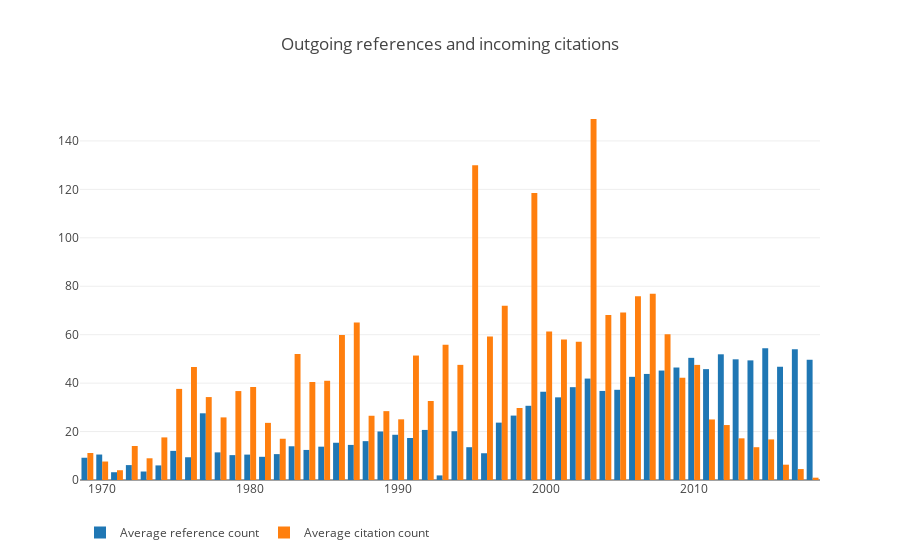

Notebook source saved alongside this figure:
### Code cell
ref = pd.merge(left=ijhcs_ref, right=ijhcs, left_on='citingid', right_on='paperid', suffixes=('_ref','_ijhcs'), how='right')
ref = ref.groupby(['year_ijhcs', 'paperid_ijhcs']).count().reset_index()\
         .groupby('year_ijhcs')[['paperid_ref']].mean()

cite = pd.merge(left=ijhcs_cite, right=ijhcs, left_on='citedid', right_on='paperid', suffixes=('_cite','_ijhcs'), how='right')
cite = cite.groupby(['year_ijhcs', 'paperid_ijhcs']).count().reset_index()\
           .groupby('year_ijhcs')[['paperid_cite']].mean()

trace0 = go.Bar(x=ref.index,
                y=ref['paperid_ref'],
                name='Average reference count')

trace1 = go.Bar(x=cite.index,
                y=cite['paperid_cite'],
               name='Average citation count')

layout = go.Layout(title='Outgoing references and incoming citations',
                   legend=dict(orientation='h'))

fig = go.Figure(data=[trace0,trace1], layout=layout)
plotly.offline.iplot(fig)
pio.write_image(fig, 'reports/images/ijhcs_refcite.png')

### Figure 1 — Plotly figure (JSON) as saved in the notebook; plotly's stock layout.template omitted (floating-point values rounded to 4 significant figures)
{"data": [{"name": "Average reference count", "type": "bar", "uid": "cfb91588-8931-437b-9605-a2933aae9e11", "x": [1969, 1970, 1971, 1972, 1973, 1974, 1975, 1976, 1977, 1978, 1979, 1980, 1981, 1982, 1983, 1984, 1985, 1986, 1987, 1988, 1989, 1990, 1991, 1992, 1993, 1994, 1995, 1996, 1997, 1998, 1999, 2000, 2001, 2002, 2003, 2004, 2005, 2006, 2007, 2008, 2009, 2010, 2011, 2012, 2013, 2014, 2015, 2016, 2017, 2018], "y": [9.192, 10.52, 3.207, 6.154, 3.5, 6.023, 12.03, 9.392, 27.54, 11.4, 10.28, 10.49, 9.574, 10.69, 13.92, 12.42, 13.76, 15.38, 14.49, 16.04, 20.03, 18.68, 17.34, 20.68, 1.89, 20.13, 13.54, 11.04, 23.69, 26.59, 30.64, 36.44, 34.13, 38.33, 41.88, 36.78, 37.25, 42.6, 43.8, 45.19, 46.45, 50.44, 45.78, 51.9, 49.83, 49.39, 54.36, 46.76, 53.99, 49.65]}, {"name": "Average citation count", "type": "bar", "uid": "a15761c0-21af-442b-a149-5488cea29919", "x": [1969, 1970, 1971, 1972, 1973, 1974, 1975, 1976, 1977, 1978, 1979, 1980, 1981, 1982, 1983, 1984, 1985, 1986, 1987, 1988, 1989, 1990, 1991, 1992, 1993, 1994, 1995, 1996, 1997, 1998, 1999, 2000, 2001, 2002, 2003, 2004, 2005, 2006, 2007, 2008, 2009, 2010, 2011, 2012, 2013, 2014, 2015, 2016, 2017, 2018], "y": [11.15, 7.63, 4.034, 14.05, 8.969, 17.59, 37.62, 46.67, 34.24, 25.85, 36.73, 38.41, 23.59, 17.03, 52.03, 40.46, 40.97, 59.86, 65.01, 26.53, 28.43, 25.05, 51.39, 32.63, 55.87, 47.54, 130, 59.25, 71.96, 29.74, 118.5, 61.31, 58.05, 57.06, 149.1, 68.15, 69.18, 75.88, 76.9, 60.19, 42.22, 47.53, 25, 22.69, 17.2, 13.55, 16.76, 6.324, 4.515, 0.9574]}], "layout": {"legend": {"orientation": "h"}, "title": {"text": "Outgoing references and incoming citations"}}}
